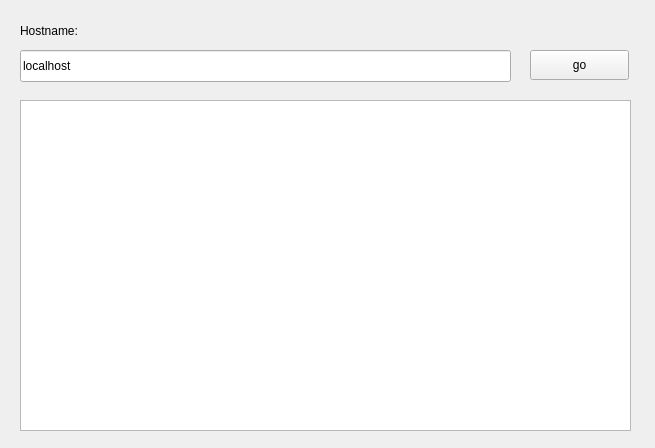
<?xml version="1.0" encoding="UTF-8"?>
<ui version="4.0">
 <class>Webclient</class>
 <widget class="QWidget" name="Webclient">
  <property name="geometry">
   <rect>
    <x>0</x>
    <y>0</y>
    <width>655</width>
    <height>448</height>
   </rect>
  </property>
  <property name="windowTitle">
   <string>Webclient</string>
  </property>
  <widget class="QPushButton" name="goButton">
   <property name="geometry">
    <rect>
     <x>530</x>
     <y>50</y>
     <width>99</width>
     <height>30</height>
    </rect>
   </property>
   <property name="text">
    <string>go</string>
   </property>
  </widget>
  <widget class="QLineEdit" name="hostname">
   <property name="geometry">
    <rect>
     <x>20</x>
     <y>50</y>
     <width>491</width>
     <height>32</height>
    </rect>
   </property>
   <property name="text">
    <string>localhost</string>
   </property>
  </widget>
  <widget class="QTextBrowser" name="resulatWindow">
   <property name="geometry">
    <rect>
     <x>20</x>
     <y>100</y>
     <width>611</width>
     <height>331</height>
    </rect>
   </property>
  </widget>
  <widget class="QLabel" name="label">
   <property name="geometry">
    <rect>
     <x>20</x>
     <y>20</y>
     <width>111</width>
     <height>22</height>
    </rect>
   </property>
   <property name="text">
    <string>Hostname:</string>
   </property>
  </widget>
 </widget>
 <layoutdefault spacing="6" margin="11"/>
 <resources/>
 <connections/>
</ui>
